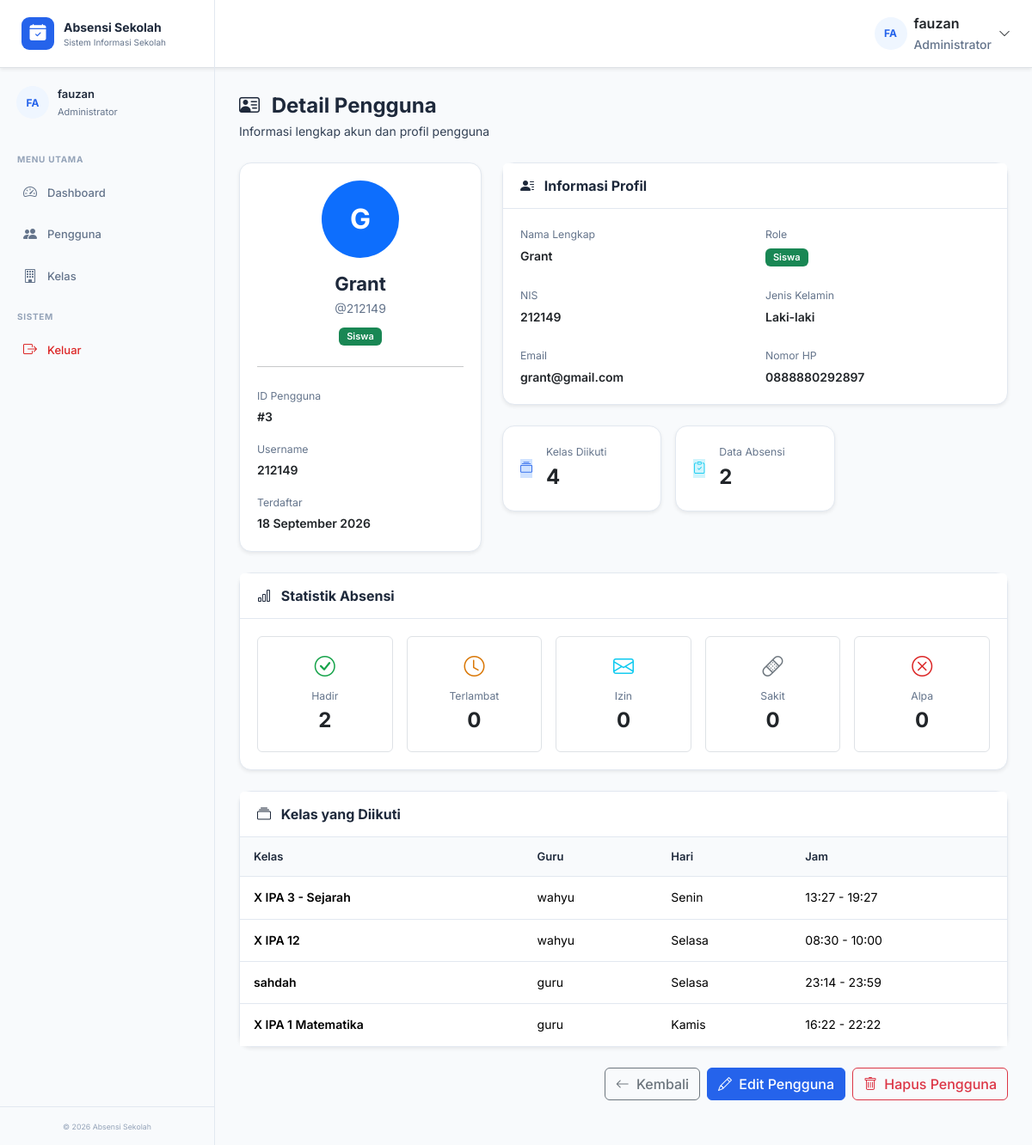
The app's page /admin/user_view.php?id=3 (signed in) with its own data.
### tables this page shows
CREATE TABLE `siswa` (
  `id` int(10) UNSIGNED NOT NULL,
  `user_id` int(10) UNSIGNED NOT NULL,
  `nis` varchar(30) NOT NULL,
  `nama` varchar(100) NOT NULL,
  `jenis_kelamin` enum('L','P') NOT NULL,
  `email` varchar(100) DEFAULT NULL,
  `no_hp` varchar(20) DEFAULT NULL,
  `created_at` timestamp NOT NULL DEFAULT current_timestamp()
);

CREATE TABLE `users` (
  `id` int(10) UNSIGNED NOT NULL,
  `username` varchar(50) NOT NULL,
  `password` varchar(255) NOT NULL,
  `nama` varchar(100) NOT NULL,
  `role` enum('admin','guru','siswa') NOT NULL,
  `created_at` timestamp NOT NULL DEFAULT current_timestamp(),
  `updated_at` timestamp NOT NULL DEFAULT current_timestamp() ON UPDATE current_timestamp()
);

CREATE TABLE `kelas` (
  `id` int(10) UNSIGNED NOT NULL,
  `nama_kelas` varchar(100) NOT NULL,
  `guru_id` int(10) UNSIGNED NOT NULL,
  `hari` enum('Senin','Selasa','Rabu','Kamis','Jumat','Sabtu') NOT NULL,
  `jam_mulai` time NOT NULL,
  `jam_selesai` time NOT NULL,
  `created_at` timestamp NOT NULL DEFAULT current_timestamp()
);

CREATE TABLE `guru` (
  `id` int(10) UNSIGNED NOT NULL,
  `user_id` int(10) UNSIGNED NOT NULL,
  `nip` varchar(30) NOT NULL,
  `nama` varchar(100) NOT NULL,
  `email` varchar(100) DEFAULT NULL,
  `no_hp` varchar(20) DEFAULT NULL,
  `created_at` timestamp NOT NULL DEFAULT current_timestamp()
);

### admin/user_view.php (the view, shortened to what the rows shown need)
<?php
require_once __DIR__ . '/../config/database.php';
$id = null;
if (isset($_GET['id'])) {
    $id = filter_var($_GET['id'], FILTER_VALIDATE_INT);
} elseif (isset($_POST['id'])) {
    $id = filter_var($_POST['id'], FILTER_VALIDATE_INT);
}
$stmt = $pdo->prepare("
    SELECT
        u.id,
        u.username,
        u.nama,
        u.role,
        u.created_at,
        g.id AS guru_id,
        g.nip,
        g.email AS guru_email,
        g.no_hp AS guru_no_hp,
        s.id AS siswa_id,
        s.nis,
        s.jenis_kelamin,
        s.email AS siswa_email,
        s.no_hp AS siswa_no_hp
    FROM users u
    LEFT JOIN guru g
        ON g.user_id = u.id
    LEFT JOIN siswa s
        ON s.user_id = u.id
    WHERE u.id = :id
    LIMIT 1
");
$stmt->execute([
    ':id' => $id
]);
$user = $stmt->fetch();
function user_view_role_label(string $role): string
{
    return match ($role) {
        'admin' => 'Administrator',
        'guru'  => 'Guru',
        'siswa' => 'Siswa',
        default => ucfirst($role),
    };
}
function user_view_role_badge(string $role): string
{
    return match ($role) {
        'admin' => 'bg-danger',
        'guru'  => 'bg-primary',
        'siswa' => 'bg-success',
        default => 'bg-secondary',
    };
}
function user_view_format_date(?string $date): string
{
    $timestamp = strtotime($date);
    $months = [
        1 => 'Januari',
        2 => 'Februari',
        3 => 'Maret',
        4 => 'April',
        5 => 'Mei',
        6 => 'Juni',
        7 => 'Juli',
        8 => 'Agustus',
        9 => 'September',
        10 => 'Oktober',
        11 => 'November',
        12 => 'Desember',
    ];
    return date('d', $timestamp)
        . ' '
        . $months[(int) date('n', $timestamp)]
        . ' '
        . date('Y', $timestamp);
}
$role = $user['role'] ?? '';
$profile_id = match ($role) {
    'guru' => (int) ($user['guru_id'] ?? 0),
    'siswa' => (int) ($user['siswa_id'] ?? 0),
    default => 0,
};
$profile_role_label = user_view_role_label($role);
$role_badge = user_view_role_badge($role);
$email = '-';
$no_hp = '-';
$identifier_label = '';
$identifier = '-';
if ($role === 'guru') {
    $email = $user['guru_email'] ?: '-';
    $no_hp = $user['guru_no_hp'] ?: '-';
    $identifier_label = 'NIP';
    $identifier = $user['nip'] ?: '-';
} elseif ($role === 'siswa') {
    $email = $user['siswa_email'] ?: '-';
    $no_hp = $user['siswa_no_hp'] ?: '-';
    $identifier_label = 'NIS';
    $identifier = $user['nis'] ?: '-';
}
$jenis_kelamin = match ($user['jenis_kelamin'] ?? '') {
    'L' => 'Laki-laki',
    'P' => 'Perempuan',
    default => '-',
};
$siswa_classes = [];
if ($role === 'siswa') {
    $stmt = $pdo->prepare("
        SELECT
            k.id,
            k.nama_kelas,
            k.hari,
            k.jam_mulai,
            k.jam_selesai,
            g.nama AS nama_guru
        FROM kelas_siswa ks
        INNER JOIN kelas k
            ON k.id = ks.kelas_id
        INNER JOIN guru g
            ON g.id = k.guru_id
        WHERE ks.siswa_id = :siswa_id
        ORDER BY k.hari ASC, k.jam_mulai ASC
    ");
    $stmt->execute([
        ':siswa_id' => $profile_id
    ]);
    $siswa_classes = $stmt->fetchAll();
}
$display_name = trim($user['nama'] ?: $user['username']);
$initial = strtoupper(
    function_exists('mb_substr')
        ? mb_substr($display_name, 0, 1, 'UTF-8')
        : substr($display_name, 0, 1)
);
require_once __DIR__ . '/../includes/header.php';
?>
<div class="app-layout">
    <main class="main-content">
        <div>
            <div class="page-header mb-4">
                <div>
                    <h1 class="page-title">
                        <i class="bi bi-person-vcard me-2"></i>
                        Detail Pengguna
                    </h1>
                </div>
            </div>
            <div class="row g-4">
                <div class="col-lg-4 mb-4">
                    <div class="card shadow-sm h-100">
                        <div class="card-body text-center">
                            <div
                                class="avatar avatar-lg bg-primary text-white mx-auto mb-3"
                                style="width: 90px; height: 90px; font-size: 32px;">
                                <?= htmlspecialchars($initial) ?>
                            </div>
                            <h3 class="mb-1">
                                <?= htmlspecialchars($user['nama']) ?>
                            </h3>
                            <p class="text-muted mb-2">
                                @<?= htmlspecialchars($user['username']) ?>
                            </p>
                            <span class="badge <?= htmlspecialchars($role_badge) ?>">
                                <?= htmlspecialchars($profile_role_label) ?>
                            </span>
                            <hr class="my-4">
                            <div class="text-start">
                                <div class="mb-3">
                                    <div class="small text-muted mb-1">
                                        ID Pengguna
                                    </div>
                                    <div class="fw-semibold">
                                        #<?= (int) $user['id'] ?>
                                    </div>
                                </div>
                                <div class="mb-3">
                                    <div class="small text-muted mb-1">
                                        Username
                                    </div>
                                    <div class="fw-semibold">
                                        <?= htmlspecialchars($user['username']) ?>
                                    </div>
                                </div>
                                <div>
                                    <div class="small text-muted mb-1">
                                        Terdaftar
                                    </div>
                                    <div class="fw-semibold">
                                        <?= htmlspecialchars(
                                            user_view_format_date($user['created_at'])
                                        ) ?>
                                    </div>
                                </div>
                            </div>
                        </div>
                    </div>
                </div>
                <div class="col-lg-8">
                    <div class="card shadow-sm mb-4">
                        <div class="card-body">
                            <div class="row g-4">
                                <div class="col-md-6">
                                    <div class="small text-muted mb-1">
                                        Nama Lengkap
                                    </div>
                                    <div class="fw-semibold">
                                        <?= htmlspecialchars($user['nama']) ?>
                                    </div>
                                </div>
                                <div class="col-md-6">
                                    <div>
                                        <span class="badge <?= htmlspecialchars($role_badge) ?>">
                                            <?= htmlspecialchars($profile_role_label) ?>
                                        </span>
                                    </div>
                                </div>
                                <?php if ($identifier_label): ?>
                                    <div class="col-md-6">
                                        <div class="small text-muted mb-1">
                                            <?= htmlspecialchars($identifier_label) ?>
                                        </div>
                                        <div class="fw-semibold">
                                            <?= htmlspecialchars($identifier) ?>
                                        </div>
                                    </div>
                                <?php endif; ?>
                                <?php if ($role === 'siswa'): ?>
                                    <div class="col-md-6">
                                        <div class="small text-muted mb-1">
                                            Jenis Kelamin
                                        </div>
                                        <div class="fw-semibold">
                                            <?= htmlspecialchars($jenis_kelamin) ?>
                                        </div>
                                    </div>
                                <?php endif; ?>
                                <div class="col-md-6">
                                    <div class="small text-muted mb-1">
                                        Email
                                    </div>
                                    <div class="fw-semibold text-break">
                                        <?= htmlspecialchars($email) ?>
                                    </div>
                                </div>
                                <div class="col-md-6">
                                    <div class="small text-muted mb-1">
                                        Nomor HP
                                    </div>
                                    <div class="fw-semibold">
                                        <?= htmlspecialchars($no_hp) ?>
                                    </div>
                                </div>
                            </div>
                        </div>
                    </div>
                </div>
            </div>
            <?php if ($role === 'siswa'): ?>
                <div class="card shadow-sm mb-4">
                    <div class="card-body p-0">
                        <?php if (!$siswa_classes): ?>
                            <div class="empty-state py-5 text-center">
                                <i class="bi bi-inbox fs-1 text-muted"></i>
                                <h6 class="mt-3">
                                    Belum Ada Kelas
                                </h6>
                                <p class="text-muted mb-0">
                                    Siswa belum terdaftar pada kelas mana pun.
                                </p>
                            </div>
                        <?php else: ?>
                            <div class="table-responsive">
                                <table class="table table-hover mb-0 align-middle">
                                    <thead class="table-light">
                                        <tr>
                                            <th>Kelas</th>
                                            <th>Guru</th>
                                            <th>Hari</th>
                                            <th>Jam</th>
                                        </tr>
                                    </thead>
                                    <tbody>
                                        <?php foreach ($siswa_classes as $class): ?>
                                            <tr>
                                                <td class="fw-semibold">
                                                    <?= htmlspecialchars($class['nama_kelas']) ?>
                                                </td>
                                                <td>
                                                    <?= htmlspecialchars($class['nama_guru']) ?>
                                                </td>
                                                <td>
                                                    <?= htmlspecialchars($class['hari']) ?>
                                                </td>
                                                <td>
                                                    <?= htmlspecialchars(
                                                        date(
                                                            'H:i',
                                                            strtotime($class['jam_mulai'])
                                                        )
                                                    ) ?>
                                                    -
                                                    <?= htmlspecialchars(
                                                        date(
                                                            'H:i',
                                                            strtotime($class['jam_selesai'])
                                                        )
                                                    ) ?>
                                                </td>
                                            </tr>
                                        <?php endforeach; ?>
                                    </tbody>
                                </table>
                            </div>
                        <?php endif; ?>
                    </div>
                </div>
            <?php endif; ?>
        </div>
    </main>
</div>
<?php require_once __DIR__ . '/../includes/footer.php'; ?>

### records on screen
siswa: user.nama "G", user.nama "Grant", user.username "212149", user.role "Siswa", user "3", user.created_at "18 September 2026", user.role "NIS", nis "212149", jenis_kelamin "Laki-laki", email "grant@gmail.com", no_hp "0888880292897"
kelas: nama_kelas "X IPA 3 - Sejarah", guru.nama "wahyu", hari "Senin", jam_mulai "13:27", jam_selesai "19:27"
kelas: nama_kelas "X IPA 12", guru.nama "wahyu", hari "Selasa", jam_mulai "08:30", jam_selesai "10:00"
kelas: nama_kelas "sahdah", guru.nama "guru", hari "Selasa", jam_mulai "23:14", jam_selesai "23:59"
kelas: nama_kelas "X IPA 1 Matematika", guru.nama "guru", hari "Kamis", jam_mulai "16:22", jam_selesai "22:22"

### other values on screen
$user_initials "FA"
$user_name "fauzan"
$role_label "Administrator"
$initials "FA"
$total_kelas "4"
$total_absensi "2"
$attendance_stats['Hadir'] "2"
$attendance_stats['Terlambat'] "0"
$attendance_stats['Izin'] "0"
$attendance_stats['Sakit'] "0"
$attendance_stats['Alpa'] "0"
